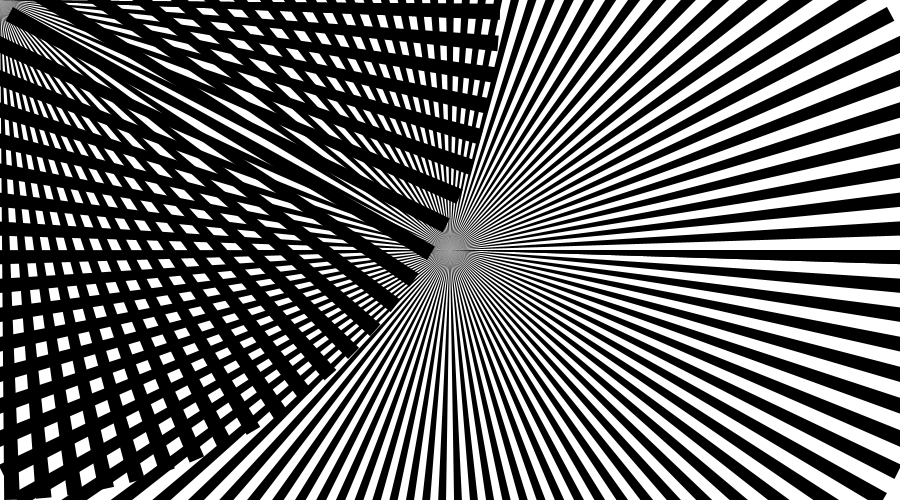
Frame 1 (no input)
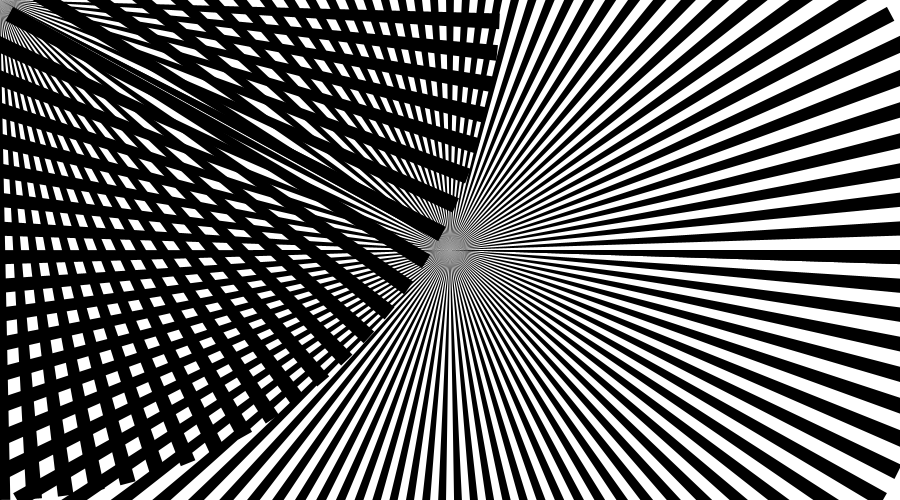
Frame 60 (the mouse pressed at the canvas centre just before this capture)
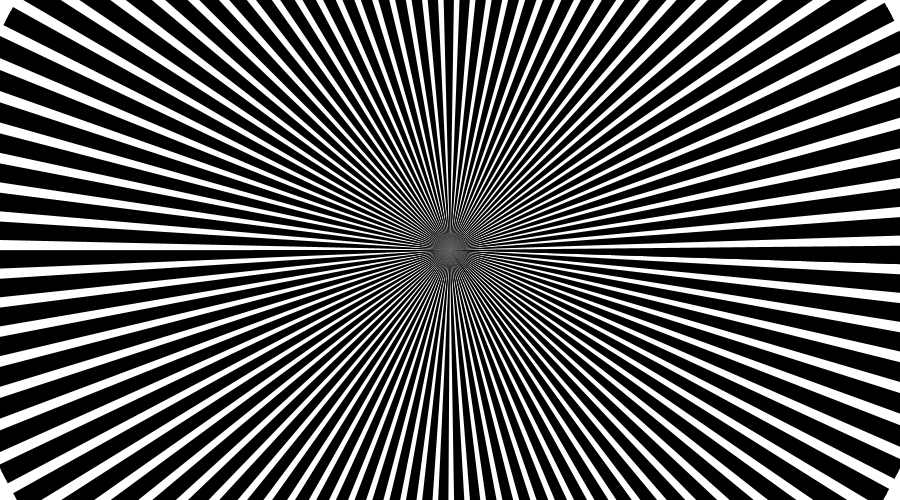
Frame 120 (the mouse held since frame 60 and released just before this capture)

The Processing sketch that drew these frames (run headless with seeded random() and noise(); from frame 60 on, the mouse is pressed at the canvas centre):

// Processing sketch: processing_62609
// ── processing_62609.pde

void setup() {
  size(900, 500);
  smooth();
  noStroke();
}

void draw() {
  background(255);
  pushMatrix();
  translate(width/2, height/2);
  fill(0, 0, 0);
  drawStar();
  popMatrix();
  
  pushMatrix();
  translate(mouseX, mouseY);
  rotate(TWO_PI * frameCount/800);
  fill(0, 0, 0);
  drawStar();
  popMatrix();
}

void drawStar() {
  int numSpokes = 100;
  for (int i=0; i<numSpokes; i++) {
     float t0 = map(i, 0, numSpokes-1, 0, TWO_PI);
     float t1 = t0 + (TWO_PI/(2*numSpokes));
     arc(0, 0, 1000, 1000, t0, t1);
  }
}
